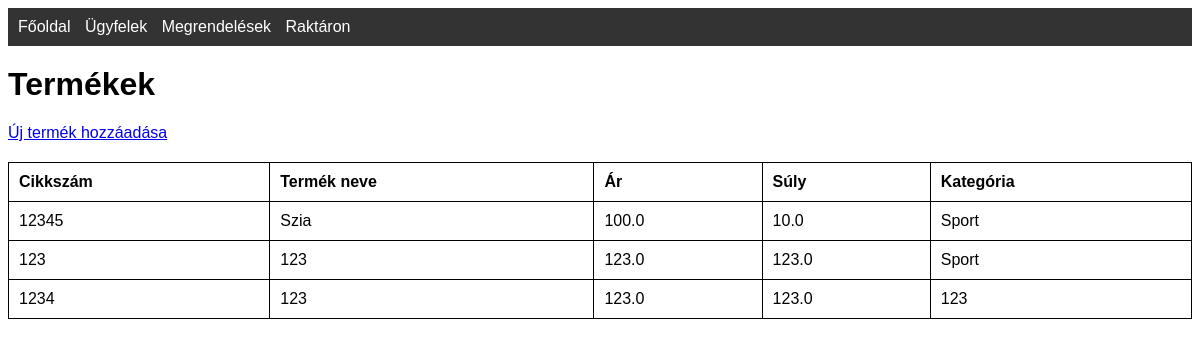
Page /products on the committed database.
### tables this page shows
CREATE TABLE products (
                    id INTEGER PRIMARY KEY,
                    cikkszam TEXT UNIQUE,
                    nev TEXT,
                    ar REAL,
                    suly REAL,
                    kategoria TEXT);

### app.py (the view)
@app.route('/products')
def products():
    conn = get_db_connection()
    products = conn.execute('SELECT * FROM products').fetchall()
    conn.close()
    return render_template('products.html', products=products)

### app.py (called while the page is built)
def get_db_connection():
    conn = sqlite3.connect('database.db')
    conn.row_factory = sqlite3.Row
    return conn

### templates/products.html (shortened to what this page needs)
<!DOCTYPE html>
<html lang="hu">
<head>
    <link rel="stylesheet" href="{{ url_for('static', filename='css/style.css') }}">
</head>
<body>
    <nav>
        <a href="{{ url_for('index') }}">Főoldal</a>
        <a href="{{ url_for('customers') }}">Ügyfelek</a>
        <a href="{{ url_for('orders') }}">Megrendelések</a>
        <a href="{{ url_for('stock') }}">Raktáron</a>
    </nav>
    <h1>Termékek</h1>
    <a href="{{ url_for('add_product') }}">Új termék hozzáadása</a>
    <table>
        <thead>
            <tr>
                <th>Cikkszám</th>
                <th>Termék neve</th>
                <th>Ár</th>
                <th>Súly</th>
                <th>Kategória</th>
            </tr>
        </thead>
        <tbody>
            {% for product in products %}
            <tr>
                <td>{{ product.cikkszam }}</td>
                <td>{{ product.nev }}</td>
                <td>{{ product.ar }}</td>
                <td>{{ product.suly }}</td>
                <td>{{ product.kategoria }}</td>
            </tr>
            {% endfor %}
        </tbody>
    </table>
</body>
</html>

### static/css/style.css (style rules this page uses)
body { font-family: Arial, sans-serif; }
nav { background-color: #333; padding: 10px; }
nav a { color: white; margin-right: 10px; text-decoration: none; }
table { width: 100%; border-collapse: collapse; margin-top: 20px; }
table, th, td { border: 1px solid black; }
th, td { padding: 10px; text-align: left; }
h1 { margin-top: 20px; }

### rows in the picture
products: cikkszam "12345", nev "Szia", ar "100.0", suly "10.0", kategoria "Sport"
products: cikkszam "123", nev "123", ar "123.0", suly "123.0", kategoria "Sport"
products: cikkszam "1234", nev "123", ar "123.0", suly "123.0", kategoria "123"
